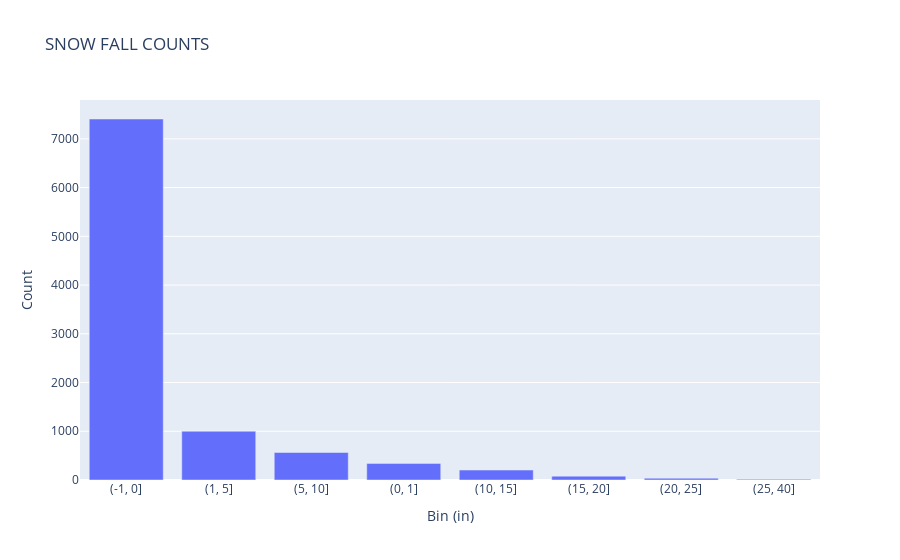

The notebook cell saved with this chart:
### Code cell
(alta
 .SNOW
# .pipe(pd.cut, bins=10)
 .pipe(pd.cut, bins=[-1, 0, 1, 5, 10, 15, 20, 25, 40]) 
 .value_counts()
 .reset_index()
 .rename(columns={'SNOW': 'Bin (in)', 'count': 'Count'})
 .astype({'Bin (in)': str})
 .plot.bar(x='Bin (in)', y='Count', title='SNOW FALL COUNTS')
)

### Figure 1 — Plotly figure (JSON) as saved in the notebook; plotly's stock layout.template omitted (floating-point values rounded to 4 significant figures)
{"data": [{"alignmentgroup": "True", "hovertemplate": "Bin (in)=%{x}<br>Count=%{y}<extra></extra>", "legendgroup": "", "marker": {"color": "#636efa", "pattern": {"shape": ""}}, "name": "", "offsetgroup": "", "orientation": "v", "showlegend": false, "textposition": "auto", "type": "bar", "x": ["(-1, 0]", "(1, 5]", "(5, 10]", "(0, 1]", "(10, 15]", "(15, 20]", "(20, 25]", "(25, 40]"], "xaxis": "x", "y": [7407, 1001, 564, 341, 204, 79, 37, 16], "yaxis": "y"}], "layout": {"barmode": "relative", "legend": {"tracegroupgap": 0}, "title": {"text": "SNOW FALL COUNTS"}, "xaxis": {"anchor": "y", "domain": [0, 1], "title": {"text": "Bin (in)"}}, "yaxis": {"anchor": "x", "domain": [0, 1], "title": {"text": "Count"}}}}
